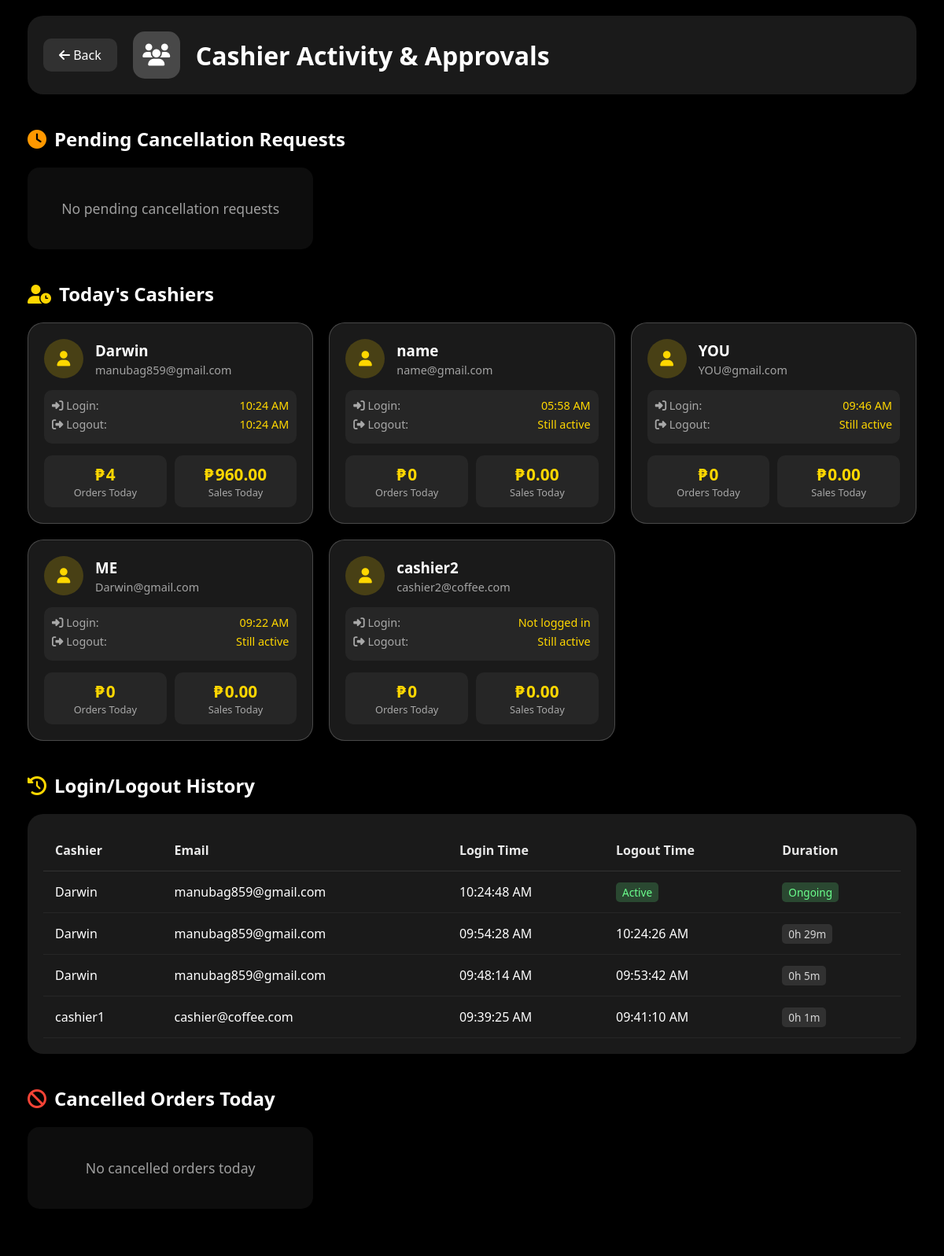
The app's page /cashier-activity.php (signed in) with its own data.
### tables this page shows
CREATE TABLE `users` (
  `id` int(11) NOT NULL,
  `username` varchar(50) NOT NULL,
  `email` varchar(100) NOT NULL,
  `password` varchar(255) NOT NULL,
  `role` enum('cashier','manager') DEFAULT 'cashier',
  `created_at` timestamp NOT NULL DEFAULT current_timestamp(),
  `last_login` timestamp NULL DEFAULT NULL,
  `last_logout` timestamp NULL DEFAULT NULL,
  `is_approved` tinyint(1) DEFAULT 0,
  `approved_by` int(11) DEFAULT NULL,
  `approved_at` timestamp NULL DEFAULT NULL
);

CREATE TABLE `cashier_sessions` (
  `id` int(11) NOT NULL,
  `user_id` int(11) NOT NULL,
  `login_time` timestamp NOT NULL DEFAULT current_timestamp(),
  `logout_time` timestamp NULL DEFAULT NULL
);

### cashier-activity.php (the view, shortened to what this page needs)
<?php
require_once 'config.php';
$cancellation_requests = $conn->query("
    SELECT o.*, u.username as cashier_name, u2.username as requested_by_name
    FROM orders o
    JOIN users u ON o.cashier_id = u.id
    JOIN users u2 ON o.cancellation_requested_by = u2.id
    WHERE o.cancellation_requested = 1 AND o.order_status != 'cancelled'
    ORDER BY o.cancellation_requested_at DESC
");
$sessions = $conn->query("
    SELECT
        cs.*,
        u.username,
        u.email
    FROM cashier_sessions cs
    JOIN users u ON cs.user_id = u.id
    WHERE DATE(cs.login_time) = CURDATE()
    ORDER BY cs.login_time DESC
");
$cashiers = $conn->query("
    SELECT
        u.id,
        u.username,
        u.email,
        u.last_login,
        u.last_logout,
        COUNT(DISTINCT o.id) as order_count,
        COALESCE(SUM(o.total_amount), 0) as total_sales
    FROM users u
    LEFT JOIN orders o ON u.id = o.cashier_id AND DATE(o.created_at) = CURDATE() AND o.order_status != 'cancelled'
    WHERE u.role = 'cashier'
    GROUP BY u.id
    ORDER BY total_sales DESC
");
$cancelled_orders = $conn->query("
    SELECT co.*
    FROM cancelled_orders co
    WHERE DATE(co.cancelled_at) = CURDATE()
    ORDER BY co.cancelled_at DESC
");
?>
<!DOCTYPE html>
<html lang="en">
<head>
    <link rel="stylesheet" href="https://cdnjs.cloudflare.com/ajax/libs/font-awesome/6.4.0/css/all.min.css">
</head>
<body>
    <video autoplay muted loop id="video-background">
        <source src="videos/coffee-bg2.mp4" type="video/mp4">
    </video>
    <div class="video-overlay"></div>
    <div class="container">
        <div class="header">
            <div class="brand">
                <a href="dashboard.php"><i class="fas fa-arrow-left"></i> Back</a>
                <div class="logo"><i class="fas fa-users"></i></div>
                <div class="brand-text">
                    <h1>Cashier Activity & Approvals</h1>
                </div>
            </div>
        </div>
        <h2 class="section-title"><i class="fas fa-clock" style="color: #ff9800;"></i> Pending Cancellation Requests</h2>
        <div class="requests-grid">
            <?php if ($cancellation_requests && $cancellation_requests->num_rows > 0): ?>
                <?php while($request = $cancellation_requests->fetch_assoc()): ?>
                <div class="request-card">
                    <div class="request-header">
                        <span class="request-order-number"><?php echo $request['order_number']; ?></span>
                        <span class="request-badge">Awaiting Approval</span>
                    </div>
                    <div class="request-details">
                        <div style="color: rgba(255,255,255,0.8); margin-bottom: 5px;">
                            <strong>Cashier:</strong> <?php echo htmlspecialchars($request['cashier_name']); ?>
                        </div>
                        <div style="color: rgba(255,255,255,0.8); margin-bottom: 5px;">
                            <strong>Customer:</strong> <?php echo htmlspecialchars($request['customer_name'] ?? 'Walk-in'); ?>
                        </div>
                        <div style="color: #ffd700; margin-bottom: 5px;">
                            <strong>Amount:</strong> ₱<?php echo number_format($request['total_amount'], 2); ?>
                        </div>
                        <div class="request-reason">
                            <strong>Reason:</strong> <?php echo htmlspecialchars($request['cancellation_reason']); ?>
                        </div>
                        <div class="request-meta">
                            <span><i class="fas fa-user"></i> Requested by: <?php echo htmlspecialchars($request['requested_by_name']); ?></span>
                            <span><i class="fas fa-clock"></i> <?php echo date('h:i A', strtotime($request['cancellation_requested_at'])); ?></span>
                        </div>
                    </div>
                    <div class="request-actions">
                        <form method="POST" style="flex: 1;">
                            <input type="hidden" name="order_id" value="<?php echo $request['id']; ?>">
                            <button type="submit" name="approve_cancellation" class="btn-approve" onclick="return confirm('Approve this cancellation? Stock will be restored.')">
                                <i class="fas fa-check"></i> Approve
                            </button>
                        </form>
                        <form method="POST" style="flex: 1;">
                            <input type="hidden" name="order_id" value="<?php echo $request['id']; ?>">
                            <button type="submit" name="reject_cancellation" class="btn-reject" onclick="return confirm('Reject this cancellation request?')">
                                <i class="fas fa-times"></i> Reject
                            </button>
                        </form>
                    </div>
                </div>
                <?php endwhile; ?>
            <?php else: ?>
                <div class="no-data">No pending cancellation requests</div>
            <?php endif; ?>
        </div>
        <h2 class="section-title"><i class="fas fa-user-clock"></i> Today's Cashiers</h2>
        <div class="cashier-grid">
            <?php if ($cashiers && $cashiers->num_rows > 0): ?>
                <?php while($cashier = $cashiers->fetch_assoc()): ?>
                <div class="cashier-card">
                    <div class="cashier-header">
                        <div class="cashier-avatar">
                            <i class="fas fa-user"></i>
                        </div>
                        <div class="cashier-info">
                            <h3><?php echo htmlspecialchars($cashier['username']); ?></h3>
                            <p><?php echo htmlspecialchars($cashier['email']); ?></p>
                        </div>
                    </div>
                    <div class="time-info">
                        <div class="time-item">
                            <span class="time-label"><i class="fas fa-sign-in-alt"></i> Login:</span>
                            <span class="time-value"><?php echo $cashier['last_login'] ? date('h:i A', strtotime($cashier['last_login'])) : 'Not logged in'; ?></span>
                        </div>
                        <div class="time-item">
                            <span class="time-label"><i class="fas fa-sign-out-alt"></i> Logout:</span>
                            <span class="time-value"><?php echo $cashier['last_logout'] ? date('h:i A', strtotime($cashier['last_logout'])) : 'Still active'; ?></span>
                        </div>
                    </div>
                    <div class="cashier-stats">
                        <div class="stat-box">
                            <div class="stat-number" style="color: #ffd700;"><?php echo $cashier['order_count']; ?></div>
                            <div class="stat-label">Orders Today</div>
                        </div>
                        <div class="stat-box">
                            <div class="stat-number"><?php echo number_format($cashier['total_sales'], 2); ?></div>
                            <div class="stat-label">Sales Today</div>
                        </div>
                    </div>
                </div>
                <?php endwhile; ?>
            <?php else: ?>
                <div class="no-data">No cashier activity today</div>
            <?php endif; ?>
        </div>
        <h2 class="section-title"><i class="fas fa-history"></i> Login/Logout History</h2>
        <div class="sessions-table">
            <table>
                <thead>
                    <tr>
                        <th>Cashier</th>
                        <th>Email</th>
                        <th>Login Time</th>
                        <th>Logout Time</th>
                        <th>Duration</th>
                    </tr>
                </thead>
                <tbody>
                    <?php if ($sessions && $sessions->num_rows > 0): ?>
                        <?php while($session = $sessions->fetch_assoc()):
                            $login = new DateTime($session['login_time']);
                            $logout = $session['logout_time'] ? new DateTime($session['logout_time']) : null;
                            $duration = $logout ? $login->diff($logout) : null;
                        ?>
                        <tr>
                            <td><?php echo htmlspecialchars($session['username']); ?></td>
                            <td><?php echo htmlspecialchars($session['email']); ?></td>
                            <td><?php echo date('h:i:s A', strtotime($session['login_time'])); ?></td>
                            <td>
                                <?php if ($session['logout_time']): ?>
                                    <?php echo date('h:i:s A', strtotime($session['logout_time'])); ?>
                                <?php else: ?>
                                    <span class="duration-badge duration-active">Active</span>
                                <?php endif; ?>
                            </td>
                            <td>
                                <?php if ($duration): ?>
                                    <span class="duration-badge duration-ended">
                                        <?php echo $duration->h ?>h <?php echo $duration->i ?>m
                                    </span>
                                <?php elseif (!$session['logout_time']): ?>
                                    <span class="duration-badge duration-active">Ongoing</span>
                                <?php endif; ?>
                            </td>
                        </tr>
                        <?php endwhile; ?>
                    <?php else: ?>
                        <tr>
                            <td colspan="5" class="no-data">No sessions recorded today</td>
                        </tr>
                    <?php endif; ?>
                </tbody>
            </table>
        </div>
        <h2 class="section-title"><i class="fas fa-ban" style="color: #f44336;"></i> Cancelled Orders Today</h2>
        <div class="cancelled-grid">
            <?php if ($cancelled_orders && $cancelled_orders->num_rows > 0): ?>
                <?php while($order = $cancelled_orders->fetch_assoc()): ?>
                <div class="cancelled-card">
                    <div class="cancelled-header">
                        <span class="cancelled-order-number"><?php echo $order['order_number']; ?></span>
                        <span class="cancelled-amount"><?php echo number_format($order['total_amount'], 2); ?></span>
                    </div>
                    <div class="cancelled-details">
                        <div style="color: rgba(255,255,255,0.8); margin-bottom: 5px;">
                            <strong>Customer:</strong> <?php echo htmlspecialchars($order['customer_name'] ?? 'Walk-in'); ?>
                        </div>
                        <div style="color: rgba(255,255,255,0.8); margin-bottom: 5px;">
                            <strong>Cashier:</strong> <?php echo htmlspecialchars($order['cashier_name']); ?>
                        </div>
                        <div class="cancelled-reason">
                            <strong>Reason:</strong> <?php echo htmlspecialchars($order['cancellation_reason']); ?>
                        </div>
                    </div>
                    <div class="cancelled-meta">
                        <span><i class="fas fa-user"></i> Cancelled by: <?php echo htmlspecialchars($order['cancelled_by_name']); ?></span>
                        <span><i class="fas fa-clock"></i> <?php echo date('h:i A', strtotime($order['cancelled_at'])); ?></span>
                    </div>
                </div>
                <?php endwhile; ?>
            <?php else: ?>
                <div class="no-data">No cancelled orders today</div>
            <?php endif; ?>
        </div>
    </div>
</body>
</html>

### cashier-activity.php (style rules this page uses)
* { margin: 0; padding: 0; box-sizing: border-box; font-family: 'Segoe UI', 'Helvetica Neue', Arial, sans-serif; }
body { min-height: 100vh; padding: 20px; background: #000; position: relative; overflow-x: hidden; }
#video-background { position: fixed; top: 0; left: 0; width: 100%; height: 100%; object-fit: cover; z-index: -2; }
.video-overlay { position: fixed; top: 0; left: 0; width: 100%; height: 100%; background: rgba(0,0,0,0.4); z-index: -1; }
.container { max-width: 1400px; margin: 0 auto; padding: 0 15px; }
.header { display: flex; justify-content: space-between; align-items: center; margin-bottom: 40px; padding: 20px; background: rgba(255,255,255,0.1); border-radius: 20px; backdrop-filter: blur(15px); flex-wrap: wrap; gap: 20px; }
.brand { display: flex; align-items: center; gap: 20px; flex-wrap: wrap; }
.brand a { color: white; text-decoration: none; padding: 10px 20px; background: rgba(255,255,255,0.1); border-radius: 10px; transition: all 0.3s; }
.logo { width: 60px; height: 60px; background: rgba(255,255,255,0.2); border-radius: 15px; display: flex; align-items: center; justify-content: center; color: white; font-size: 28px; }
.brand-text h1 { color: white; font-size: clamp(1.5rem, 4vw, 2rem); }
.section-title { color: white; margin: 30px 0 20px; font-size: clamp(1.2rem, 3vw, 1.5rem); display: flex; align-items: center; gap: 10px; }
.section-title i { color: #ffd700; }
.requests-grid { display: grid; grid-template-columns: repeat(auto-fill, minmax(350px, 1fr)); gap: 20px; margin-bottom: 40px; }
.cashier-grid { display: grid; grid-template-columns: repeat(auto-fill, minmax(300px, 1fr)); gap: 20px; margin-bottom: 40px; }
.cashier-card { background: rgba(255,255,255,0.1); border-radius: 20px; padding: 20px; backdrop-filter: blur(15px); border: 1px solid rgba(255,255,255,0.2); transition: all 0.3s; }
.cashier-header { display: flex; align-items: center; gap: 15px; margin-bottom: 15px; }
.cashier-avatar { width: 50px; height: 50px; background: rgba(255,215,0,0.2); border-radius: 50%; display: flex; align-items: center; justify-content: center; color: #ffd700; font-size: 1.2rem; }
.cashier-info h3 { color: white; margin-bottom: 3px; }
.cashier-info p { color: rgba(255,255,255,0.6); font-size: 0.9rem; }
.time-info { margin: 10px 0; padding: 10px; background: rgba(255,255,255,0.05); border-radius: 10px; }
.time-item { display: flex; justify-content: space-between; margin-bottom: 5px; color: rgba(255,255,255,0.8); font-size: 0.9rem; }
.time-label { color: rgba(255,255,255,0.6); }
.time-value { color: #ffd700; }
.cashier-stats { display: grid; grid-template-columns: 1fr 1fr; gap: 10px; margin-top: 15px; }
.stat-box { text-align: center; background: rgba(255,255,255,0.05); padding: 10px; border-radius: 10px; }
.stat-number { color: #ffd700; font-size: 1.3rem; font-weight: 700; }
.stat-number::before { content: '₱'; margin-right: 2px; }
.stat-label { color: rgba(255,255,255,0.6); font-size: 0.8rem; }
.sessions-table { width: 100%; background: rgba(255,255,255,0.1); border-radius: 20px; padding: 20px; backdrop-filter: blur(15px); overflow-x: auto; margin-bottom: 40px; }
.sessions-table table { width: 100%; border-collapse: collapse; min-width: 800px; }
.sessions-table th { color: rgba(255,255,255,0.9); text-align: left; padding: 15px; border-bottom: 1px solid rgba(255,255,255,0.1); font-weight: 600; }
.sessions-table td { color: white; padding: 15px; border-bottom: 1px solid rgba(255,255,255,0.05); }
.duration-badge { padding: 3px 8px; border-radius: 5px; font-size: 0.85rem; }
.duration-active { background: rgba(107,255,141,0.2); color: #6bff8d; }
.duration-ended { background: rgba(255,255,255,0.1); color: rgba(255,255,255,0.8); }
.cancelled-grid { display: grid; grid-template-columns: repeat(auto-fill, minmax(350px, 1fr)); gap: 20px; margin-bottom: 40px; }
.no-data { color: rgba(255,255,255,0.6); text-align: center; padding: 40px; font-size: 1.1rem; background: rgba(255,255,255,0.05); border-radius: 15px; }

### records on screen
users: username "Darwin", email "manubag859@gmail.com", last_login "10:24 AM", last_logout "10:24 AM", order_count "4", total_sales "960.00"
users: username "name", email "name@gmail.com", last_login "05:58 AM", shows "Still active", order_count "0", total_sales "0.00"
users: username "YOU", email "YOU@gmail.com", last_login "09:46 AM", shows "Still active", order_count "0", total_sales "0.00"
users: username "ME", email "Darwin@gmail.com", last_login "09:22 AM", shows "Still active", order_count "0", total_sales "0.00"
users: username "cashier2", email "cashier2@coffee.com", shows "Not logged in", shows "Still active", order_count "0", total_sales "0.00"
cashier_sessions: user.username "Darwin", user.email "manubag859@gmail.com", login_time "10:24:48 AM", shows "Active", shows "Ongoing"
cashier_sessions: user.username "Darwin", user.email "manubag859@gmail.com", login_time "09:54:28 AM", logout_time "10:24:26 AM", logout_time+login_time "0", logout_time+login_time "29"
cashier_sessions: user.username "Darwin", user.email "manubag859@gmail.com", login_time "09:48:14 AM", logout_time "09:53:42 AM", logout_time+login_time "0", logout_time+login_time "5"
cashier_sessions: user.username "cashier1", user.email "cashier@coffee.com", login_time "09:39:25 AM", logout_time "09:41:10 AM", logout_time+login_time "0", logout_time+login_time "1"
